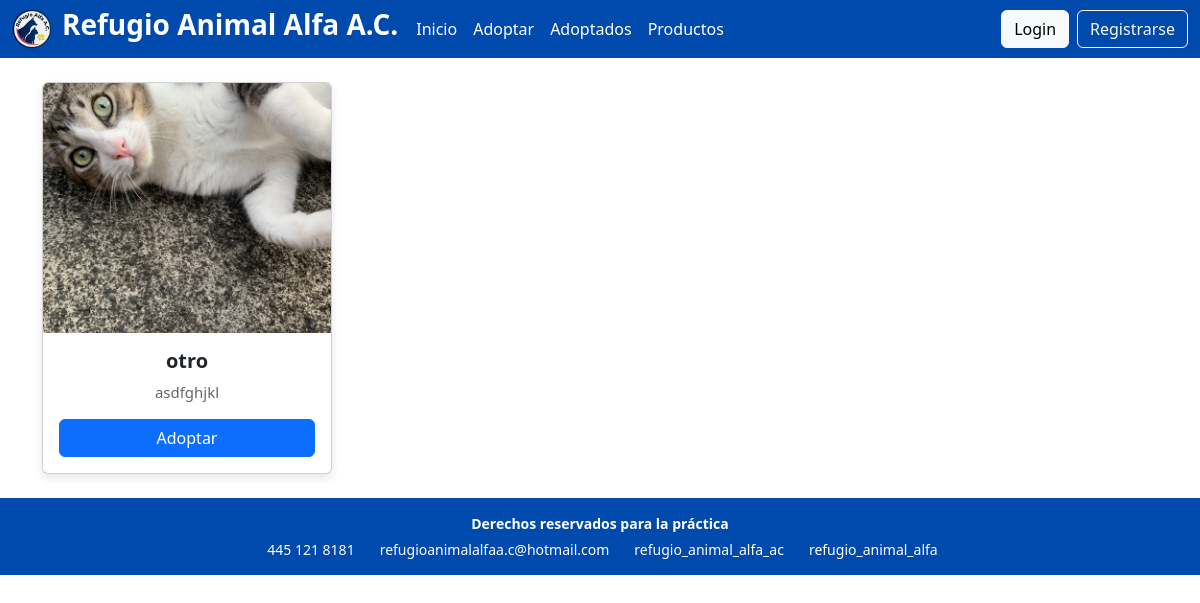
The page /animales/adoptar/ on the database its author committed.
### animales/models.py (models this page shows, shortened)
class Animal(models.Model):
    ESTATUS_CHOICES = [
        ('activo', 'Activo'),
        ('inactivo', 'Inactivo'),
        ('adoptado', 'Adoptado'),
    ]
    TIPO_CHOICES = [
        ('Perro', 'Perro'),
        ('Gato', 'Gato'),
    ]
    TAMANO_CHOICES = [
        ('pequeño', 'Pequeño'),
        ('mediano', 'Mediano'),
        ('grande', 'Grande'),
    ]
    GENERO_CHOICES = [
        ('macho', 'Macho'),
        ('hembra', 'Hembra'),
    ]
    nombre = models.CharField(max_length=100)
    tipo = models.CharField(max_length=50, choices=TIPO_CHOICES, null=True, blank=True)
    descripcion = models.TextField()
    imagen = models.ImageField(upload_to='animales_adopcion/', blank=True, null=True)
    estatus = models.CharField(max_length=10, choices=ESTATUS_CHOICES, default='activo')
    tamano = models.CharField(max_length=10, choices=TAMANO_CHOICES, null=True, blank=True)
    color = models.CharField(max_length=50, null=True, blank=True)
    genero = models.CharField(max_length=10, choices=GENERO_CHOICES, null=True, blank=True)

### animales/views.py (the view)
# urls.py: path('adoptar/', views.lista_animales_adoptar, name='adoptar'),
def lista_animales_adoptar(request):
    animales_list = Animal.objects.filter(estatus='activo').order_by('nombre')
    paginator = Paginator(animales_list, 8)
    page_number = request.GET.get('page')
    page_obj = paginator.get_page(page_number)
    context = {
        'page_obj': page_obj
    }
    return render(request, 'animales/adoptar.html', context)

### animales/templates/animales/adoptar.html (shortened to what this page needs)
{% load static %}
<!DOCTYPE html>
<html lang="es">
<head>
    <link rel="stylesheet" href="{% static 'css/adop-style.css' %}">
    <link href="https://cdn.jsdelivr.net/npm/bootstrap@5.3.3/dist/css/bootstrap.min.css" rel="stylesheet">
</head>
<body>
    {% include 'core/header.html' %}
    <div class="container mt-4">
        <div class="row">
            {% if not page_obj %}
                <div class="col-12 text-center">
                    <p>No hay animales disponibles para adopción en este momento.</p>
                </div>
            {% else %}
                {% for animal in page_obj %}
                    <div class="col-md-3 mb-4">
                        <div class="card h-100" style="overflow: hidden;">
                            {% if animal.imagen %}
                                <img src="{{ animal.imagen.url }}" class="card-img-top" alt="{{ animal.nombre }}">
                            {% else %}
                                <img src="{% static 'img/placeholder.jpg' %}" class="card-img-top" alt="Sin imagen">
                            {% endif %}
                            <div class="card-body d-flex flex-column">
                                <h5 class="card-title">{{ animal.nombre }}</h5>
                                <p class="card-text">{{ animal.descripcion|truncatewords:20 }}</p>
                                <a href="#" class="btn btn-primary mt-auto adoptar-btn" data-bs-toggle="modal"
                                    data-bs-target="#animalModal"
                                    data-id="{{ animal.id }}"
                                    data-tipo="{{ animal.tipo }}"
                                    data-nombre="{{ animal.nombre }}">Adoptar</a>
                            </div>
                        </div>
                    </div>
                {% endfor %}
            {% endif %}
        </div>
        </div>
    {% include 'core/footer.html' %}
</body>
</html>

### static/css/adop-style.css (style rules this page uses)
body { margin: 0; padding: 0; font-family: Arial, sans-serif; }
.card { width: 290px; border: none; border-radius: 10px; box-shadow: 0 4px 8px rgba(0, 0, 0, 0.1); transition: transform 0.3s; }
.card-img-top { width: 100%; height: 250px; object-fit: cover; border-radius: 10px 10px 0 0; }
.card-body { text-align: center; }
.card-title { font-size: 20px; font-weight: bold; }
.card-text { font-size: 15px; color: #666; }
.btn-primary { background-color: #007bff; border-color: #007bff; border-radius: 20px; padding: 10px 20px; }

### rows shown on the page
Animal: imagen (picture), nombre "otro", descripcion "asdfghjkl"
